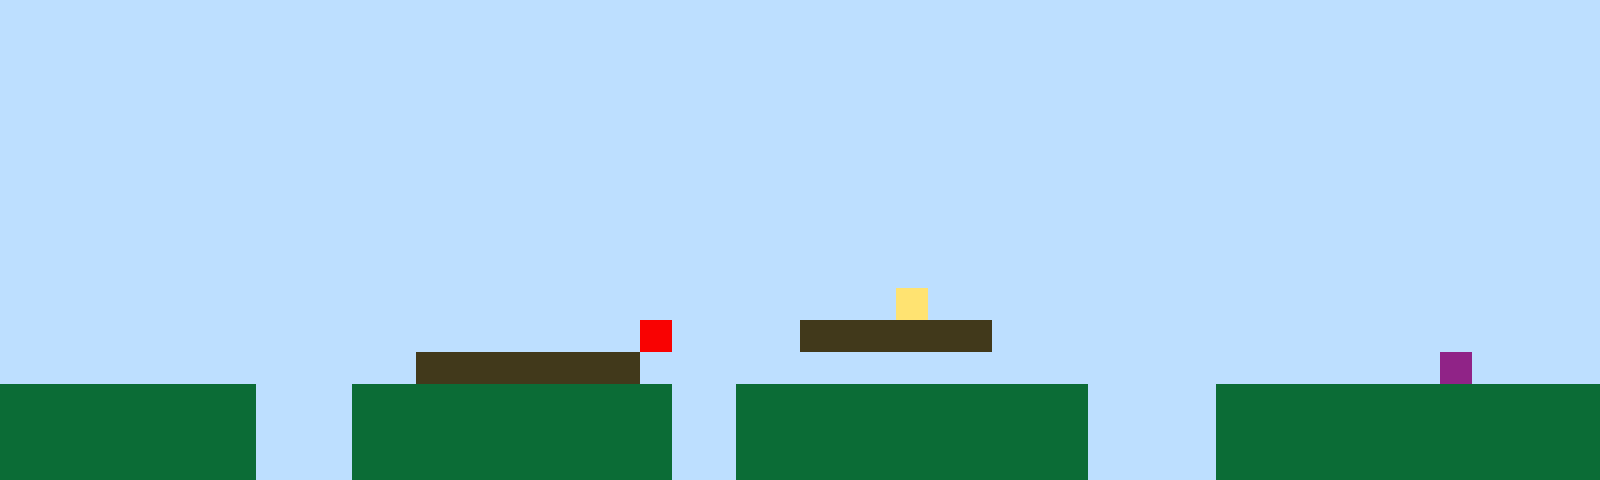

This game map was drawn from its Tiled (.tmx) file and the tilesets committed beside it. A one-line description and the full map source follow:
An orthogonal 50x15 tile map with 32x32 px tiles, 1 tile layer (Tile Layer 1).

<map version="1.10" tiledversion="1.11.2" orientation="orthogonal" renderorder="right-up" width="50" height="15" tilewidth="32" tileheight="32" infinite="0" nextlayerid="2" nextobjectid="1"><editorsettings><export target="map1.csv" format="csv" /></editorsettings><tileset firstgid="1" name="sprites" tilewidth="32" tileheight="32" tilecount="6" columns="3"><image source="sprites.png" width="96" height="64" /></tileset><layer id="1" name="Tile Layer 1" width="50" height="15"><data encoding="csv">1,1,1,1,1,1,1,1,1,1,1,1,1,1,1,1,1,1,1,1,1,1,1,1,1,1,1,1,1,1,1,1,1,1,1,1,1,1,1,1,1,1,1,1,1,1,1,1,1,1,1,1,1,1,1,1,1,1,1,1,1,1,1,1,1,1,1,1,1,1,1,1,1,1,1,1,1,1,1,1,1,1,1,1,1,1,1,1,1,1,1,1,1,1,1,1,1,1,1,1,1,1,1,1,1,1,1,1,1,1,1,1,1,1,1,1,1,1,1,1,1,1,1,1,1,1,1,1,1,1,1,1,1,1,1,1,1,1,1,1,1,1,1,1,1,1,1,1,1,1,1,1,1,1,1,1,1,1,1,1,1,1,1,1,1,1,1,1,1,1,1,1,1,1,1,1,1,1,1,1,1,1,1,1,1,1,1,1,1,1,1,1,1,1,1,1,1,1,1,1,1,1,1,1,1,1,1,1,1,1,1,1,1,1,1,1,1,1,1,1,1,1,1,1,1,1,1,1,1,1,1,1,1,1,1,1,1,1,1,1,1,1,1,1,1,1,1,1,1,1,1,1,1,1,1,1,1,1,1,1,1,1,1,1,1,1,1,1,1,1,1,1,1,1,1,1,1,1,1,1,1,1,1,1,1,1,1,1,1,1,1,1,1,1,1,1,1,1,1,1,1,1,1,1,1,1,1,1,1,1,1,1,1,1,1,1,1,1,1,1,1,1,1,1,1,1,1,1,1,1,1,1,1,1,1,1,1,1,1,1,1,1,1,1,1,1,1,1,1,1,1,1,1,1,1,1,1,1,1,1,1,1,1,1,1,1,1,1,1,1,1,1,1,1,1,1,1,1,1,1,1,1,1,1,1,1,1,1,1,1,1,1,1,1,1,1,1,1,1,1,1,1,1,1,1,1,1,1,1,1,1,1,1,1,1,1,1,1,1,1,1,1,1,1,1,1,1,1,1,1,1,1,1,1,1,1,1,1,1,1,1,1,1,1,1,1,1,1,1,1,1,1,1,1,1,1,1,1,1,1,1,1,1,1,1,1,1,1,1,1,1,1,1,1,1,1,1,1,4,1,1,1,1,1,1,1,1,1,1,1,1,1,1,1,1,1,1,1,1,1,1,1,1,1,1,1,1,1,1,1,1,1,1,1,1,1,1,1,1,1,5,1,1,1,1,3,3,3,3,3,3,1,1,1,1,1,1,1,1,1,1,1,1,1,1,1,1,1,1,1,1,1,1,1,1,1,1,1,1,1,1,1,1,3,3,3,3,3,3,3,1,1,1,1,1,1,1,1,1,1,1,1,1,1,1,1,1,1,1,1,1,1,1,1,1,6,1,1,1,1,2,2,2,2,2,2,2,2,1,1,1,2,2,2,2,2,2,2,2,2,2,1,1,2,2,2,2,2,2,2,2,2,2,2,1,1,1,1,2,2,2,2,2,2,2,2,2,2,2,2,2,2,2,2,2,2,2,2,1,1,1,2,2,2,2,2,2,2,2,2,2,1,1,2,2,2,2,2,2,2,2,2,2,2,1,1,1,1,2,2,2,2,2,2,2,2,2,2,2,2,2,2,2,2,2,2,2,2,1,1,1,2,2,2,2,2,2,2,2,2,2,1,1,2,2,2,2,2,2,2,2,2,2,2,1,1,1,1,2,2,2,2,2,2,2,2,2,2,2,2</data></layer></map>
